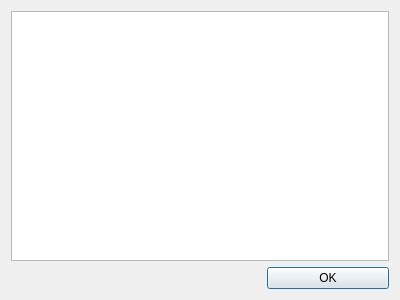
<?xml version="1.0" encoding="UTF-8"?>
<ui version="4.0">
 <class>SearchWindow</class>
 <widget class="QDialog" name="SearchWindow">
  <property name="geometry">
   <rect>
    <x>0</x>
    <y>0</y>
    <width>400</width>
    <height>300</height>
   </rect>
  </property>
  <property name="windowTitle">
   <string>Dialog</string>
  </property>
  <layout class="QVBoxLayout" name="verticalLayout">
   <item>
    <layout class="QGridLayout" name="gridLayout">
     <item row="1" column="0">
      <widget class="QLabel" name="label_3">
       <property name="text">
        <string/>
       </property>
      </widget>
     </item>
     <item row="1" column="1">
      <widget class="QLabel" name="label_2">
       <property name="text">
        <string/>
       </property>
      </widget>
     </item>
     <item row="1" column="2">
      <widget class="QPushButton" name="btnOK">
       <property name="text">
        <string>OK</string>
       </property>
      </widget>
     </item>
     <item row="0" column="0" colspan="3">
      <widget class="QListWidget" name="listWidget"/>
     </item>
    </layout>
   </item>
  </layout>
 </widget>
 <resources/>
 <connections/>
</ui>
